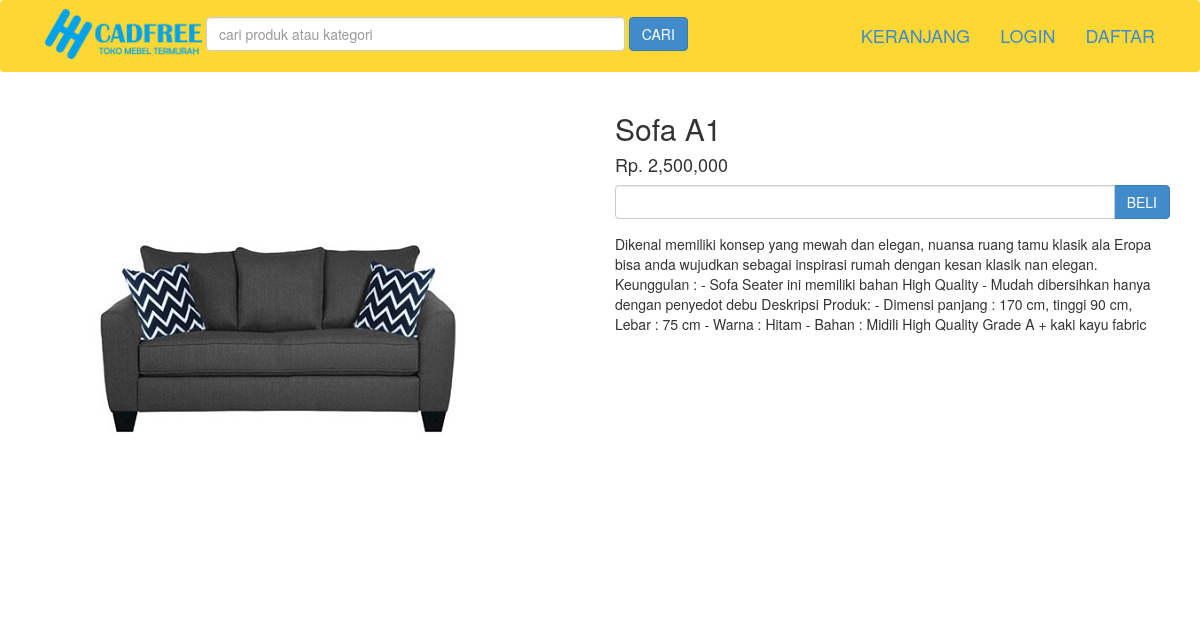
Screenshot of /detail.php?id=1 with the database file from the repository.
### tables this page shows
CREATE TABLE `produk` (
  `id_produk` int(11) NOT NULL,
  `id_kategori` int(5) NOT NULL,
  `nama_produk` varchar(100) NOT NULL,
  `harga_produk` int(11) NOT NULL,
  `berat_produk` int(11) NOT NULL,
  `foto_produk` varchar(100) NOT NULL,
  `deskripsi_produk` text NOT NULL
);

### detail.php (the view, shortened to what this page needs)
<?php include 'koneksi.php';?>
<?php
$id_produk = $_GET["id"];
$ambil = $koneksi->query("SELECT * FROM produk WHERE id_produk='$id_produk'");
$detail = $ambil->fetch_assoc();
 ?>
<!DOCTYPE html>
<html>
<head>
	<link rel="stylesheet"  href="admin/assets/css/bootstrap.css">
</head>
<body>
<?php include 'menu.php' ?>
<section class="konten">
	<div class="container">
		<div class="row">
			<div class="col-md-6">
				<img src="foto_produk/<?php echo $detail["foto_produk"]; ?>" alt="" class="img-responsive">
			</div>
			<div class="col-md-6">
				<h2><?php echo $detail["nama_produk"] ?></h2>
				<h4>Rp. <?php echo number_format($detail["harga_produk"]); ?></h4>
                <form method="post">
					<div class="form-group">
						<div class="input-group">
							<input type="number" min="1" class="form-control" name="jumlah">
							<div class="input-group-btn">
							<button class="btn btn-primary" name="beli">BELI</button>
						    </div>
						</div>
					</div>
				</form>
				<p> <?php echo $detail["deskripsi_produk"]; ?></p>
			</div>
		</div>
	</div>
</section>
</body>
</html>

### rows the page displays
produk: foto_produk (picture), nama_produk "Sofa A1", harga_produk "2,500,000", deskripsi_produk "Dikenal memiliki konsep yang mewah dan elegan, nuansa ruang tamu klasik ala Eropa bisa anda wujudkan sebagai inspirasi rumah dengan kesan klasik nan elegan. Keunggulan : - Sofa Seater ini memiliki bahan High Quality - Mudah dibersihkan hanya dengan penyedot debu Deskripsi Produk: - Dimensi panjang : 170 cm, tinggi 90 cm, Lebar : 75 cm - Warna : Hitam - Bahan : Midili High Quality Grade A + kaki kayu fabric"
